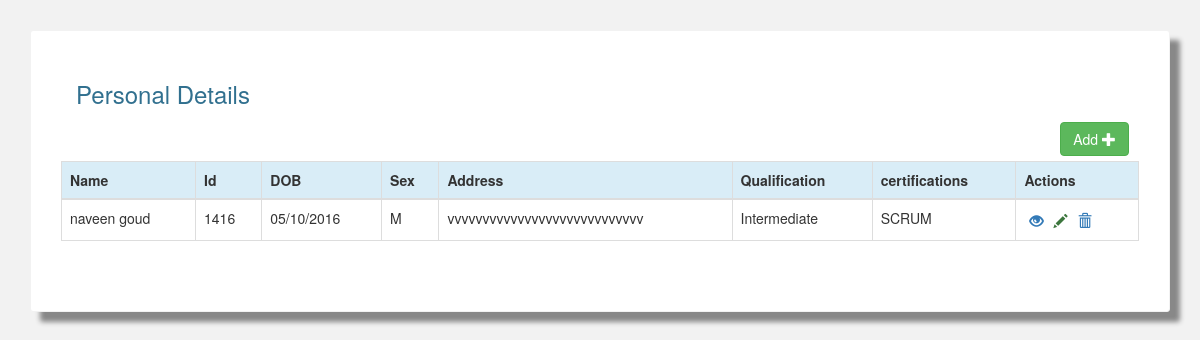
The page / on the database its author committed.
### tables this page shows
CREATE TABLE IF NOT EXISTS `personal` (
  `id` varchar(11) NOT NULL,
  `name` varchar(30) NOT NULL,
  `userid` varchar(30) NOT NULL,
  `dob` varchar(20) NOT NULL,
  `sex` varchar(30) NOT NULL,
  `address` varchar(30) NOT NULL,
  `qualification` varchar(30) NOT NULL,
  `certification` varchar(30) NOT NULL
);

### index.php (the view, shortened to what this page needs)
<?php
include_once("config.php");
$result = mysqli_query($conn ,"SELECT * FROM personal");
?>
<!DOCTYPE html>
<html lang="en">
  <head>
    <link href="bootstrap/css/bootstrap.min.css" rel="stylesheet">
	<link href="style.css" rel="stylesheet">
  </head>
<body style="background-color:#f2f2f2">
<div class="container">
	<div class="row">
		<div class="col-md-12">
			<div class="card-panel">
				<div class="col-md-12">
					<h3 class="text-info m-t-0">Personal Details</h3>
				</div>
				<div class="col-md-12 text-right"style="margin:5px;">
					<a href="add.php"> <button type="submit"  class="btn btn-success ">Add <span class="glyphicon glyphicon-plus" aria-hidden="true"></button></a>
				</div>
				<div class="table table-responsive">
					<table class="table table-bordered table-hover m-t-15">
						<thead>
						  <tr class="info">
							<th>Name</th>
							<th>Id</th>
							<th>DOB</th>
							<th>Sex</th>
							<th>Address</th>
							<th>Qualification</th>
							<th>certifications</th>
							<th>Actions</th>
						  </tr>
						</thead>
						<tbody>
							<?php
							if(!empty($result))
							{
								while($res = mysqli_fetch_array($result)) {
									echo "<tr>";
									echo "<td>".$res['name']."</td>";
									echo "<td>".$res['userid']."</td>";
									echo "<td>".$res['dob']."</td>";
									echo "<td>".$res['sex']."</td>";
									echo "<td>".$res['address']."</td>";
									echo "<td>".$res['qualification']."</td>";
									echo "<td>".$res['certification']."</td>";
									echo "<td><a href='view.php?id=".$res['id']."'><i class='glyphicon glyphicon-eye-open  text-primary'></i></a><a href=''><i class='glyphicon glyphicon-pencil  text-success'>
									</i></a><a href='delete.php?id=".$res['id']."'><i class='glyphicon glyphicon-trash id='myButton' Onclick='ConfirmDelete()' text-danger'></i></a></td>";
								}
							}
								?>
						</tbody>
					 </table>
				</div>
			</div>
		</div>
	</div>
</div>
  </body>
</html>

### style.css (style rules this page uses)
.card-panel { border:1px solid #f2f2f2; background-color:#fff; border-radius:3px; padding:30px; box-shadow: 10px 10px 5px #888888; width:100%; }
.container { margin-top:30px; margin-bottom:30px; }

### index.php (style rules this page uses)
i { margin:5px; }

### rows shown on the page
personal: name "naveen goud", userid "1416", dob "05/10/2016", sex "M", address "vvvvvvvvvvvvvvvvvvvvvvvvvvvv", qualification "Intermediate", certification "SCRUM"
